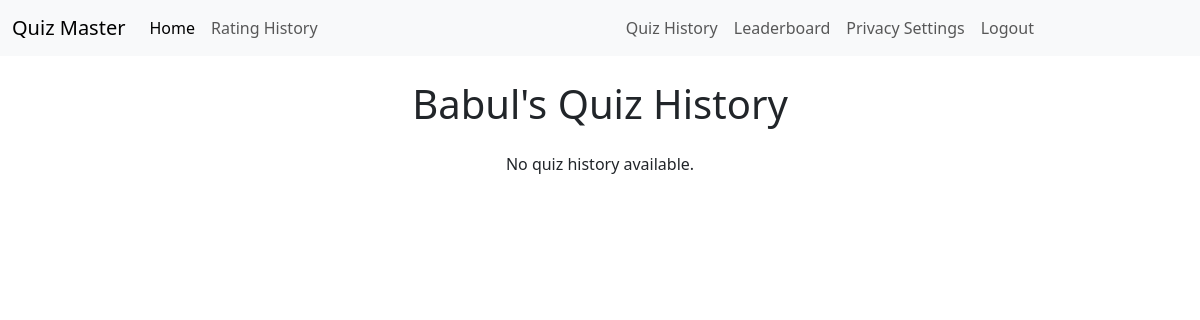
The app's page /quiz_history/babul/ (signed in), older data.
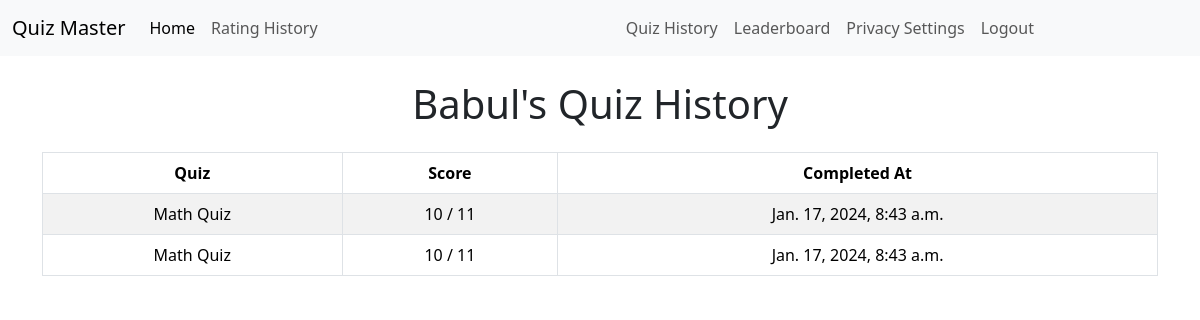
The same page, newer data.
### quizzes/models.py (models this page shows, shortened)
class UserQuizHistory(models.Model):
    user = models.ForeignKey(User, on_delete=models.CASCADE)
    quiz = models.ForeignKey(Quiz, on_delete=models.CASCADE)
    score = models.IntegerField()
    totalMarks = models.IntegerField(default=0)
    completed_at = models.DateTimeField(auto_now_add=True)
    selected_choices = models.ManyToManyField(
        Choice, related_name='selected_choices', blank=True)

class Quiz(models.Model):
    title = models.CharField(max_length=255)
    description = models.TextField()
    category = models.ForeignKey(Category, on_delete=models.CASCADE)
    has_time_limit = models.BooleanField(default=False)

### core/views.py (the view)
# urls.py: path('quiz_history/<str:username>/', quiz_history, name='quiz_history'),
@login_required
def quiz_history(request, username):
    user = get_object_or_404(User, username=username)
    quiz_history = UserQuizHistory.objects.filter(
        user=user).order_by('-completed_at')
    context = {
        'user': user,
        'quiz_history': quiz_history,
    }
    return render(request, 'quiz_history.html', context)

### core/templates/quiz_history.html
{% extends 'base.html' %}
{% block content %}
<div class="container mt-4">
    <h1 class="text-center mb-4">{{ user.username|title }}'s Quiz History</h1>
    {% if quiz_history %}
    <table class="table table-striped table-bordered text-center">
        <thead class="thead-dark">
            <tr>
                <th scope="col">Quiz</th>
                <th scope="col">Score</th>
                <th scope="col">Completed At</th>
            </tr>
        </thead>
        <tbody>
            {% for history in quiz_history %}
            <tr>
                <td>{{ history.quiz.title }}</td>
                <td>{{ history.score }} / {{ history.totalMarks }}</td>
                <td>{{ history.completed_at }}</td>
            </tr>
            {% endfor %}
        </tbody>
    </table>
    {% else %}
    <p class="text-center">No quiz history available.</p>
    {% endif %}
</div>
{% endblock %}

Row changes from the older to the newer data that the page shows:
added UserQuizHistory: quiz "Math Quiz", score "10", totalMarks "11", completed_at "Jan. 17, 2024, 8:43 a.m."
added UserQuizHistory: quiz "Math Quiz", score "10", totalMarks "11", completed_at "Jan. 17, 2024, 8:43 a.m."
Text that changed along with them:
text no longer shown: "No quiz history available."
text now shown: "Quiz Score Completed At"
